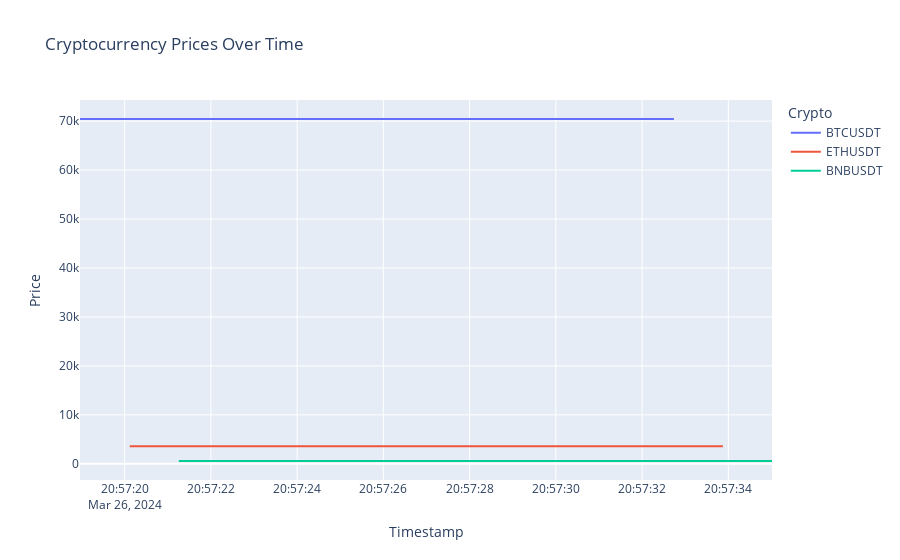

The notebook cell this image was saved under:
### Markdown cell above
โค้ดด้านบนเป็นโปรแกรม Python ที่ดึงข้อมูลราคาของสกุลเงิน cryptocurrency จาก Binance API และพิมพ์ผลลัพธ์ออกทางหน้าจอ โดยจะทำการดึงข้อมูลใหม่ทุกๆ 1 วินาที เป็นจำนวน 10 รอบ โดยมีขั้นตอนการทำงานดังนี้:

1. นำเข้าไลบรารีที่จำเป็น: requests เพื่อทำ HTTP requests เพื่อเรียกข้อมูลจาก API, pandas เพื่อจัดการข้อมูลในรูปแบบ DataFrame, และ time เพื่อใช้ในการหน่วงเวลา.

2. กำหนดรายการของสกุลเงิน cryptocurrency ที่ต้องการดึงข้อมูลราคา.

3. ใช้ลูป `for` เพื่อทำการดึงข้อมูลราคาของสกุลเงิน cryptocurrency ทุกตัวในรายการ.

4. สร้าง URL สำหรับเรียก API ของ Binance โดยใช้รหัสสัญลักษณ์ของสกุลเงิน cryptocurrency แต่ละตัวและทำ HTTP GET request เพื่อดึงข้อมูล.

5. แปลงข้อมูลที่ได้รับจาก API ให้เป็น JSON format และพิมพ์ผลลัพธ์ออกทางหน้าจอโดยแสดงราคาของสกุลเงิน cryptocurrency และเวลาปัจจุบัน.

6. หลังจากพิมพ์ผลลัพธ์ทุกตัวในรอบนั้นๆ เสร็จสิ้น รอเวลา 1 วินาทีโดยใช้ `time.sleep(1)` ก่อนที่จะดึงข้อมูลใหม่ในรอบถัดไป.

โปรดทราบว่าในการดึงข้อมูลทุกๆ 1 วินาที และรอบการดึงข้อมูลทั้งหมด 10 รอบ จะทำให้โปรแกรมทำงานโดยรวดเร็วและแสดงผลข้อมูลล่าสุดของสกุลเงิน cryptocurrency ในแต่ละรอบการดึงข้อมูลได้อย่างครบถ้วนและทันท่วงที

### Code cell
import requests
import pandas as pd
import time
import plotly.express as px

# Initialize a DataFrame to store the data
data_columns = ['Timestamp', 'Crypto', 'Price']
data_list = []

# List of cryptocurrencies
cryptos = ['BTCUSDT', 'ETHUSDT', 'BNBUSDT']  # Add more if needed

# Fetch data for a certain duration or number of iterations
for _ in range(5):  # For example, run for 5 iterations
    temp_data_list = []
    for crypto in cryptos:
        api_url = f"https://api.binance.com/api/v3/ticker/price?symbol={crypto}"
        response = requests.get(api_url)
        data = response.json()

        # Append the data to the temporary list
        current_time = pd.Timestamp.now()
        temp_data_list.append([current_time, crypto, float(data['price'])])

        time.sleep(1)  # Wait for 1 second before next fetch
    
    # Append the temporary list to the main list
    data_list.extend(temp_data_list)

# Convert the list of data to a DataFrame
data_df = pd.DataFrame(data_list, columns=data_columns)

# Plotting
fig = px.line(data_df, x='Timestamp', y='Price', color='Crypto', title='Cryptocurrency Prices Over Time')
fig.show()

### Figure 1 — Plotly figure (JSON) as saved in the notebook; plotly's stock layout.template omitted (floating-point values rounded to 4 significant figures)
{"data": [{"hovertemplate": "Crypto=BTCUSDT<br>Timestamp=%{x}<br>Price=%{y}<extra></extra>", "legendgroup": "BTCUSDT", "line": {"color": "#636efa", "dash": "solid"}, "marker": {"symbol": "circle"}, "mode": "lines", "name": "BTCUSDT", "orientation": "v", "showlegend": true, "type": "scatter", "x": ["2024-03-26T20:57:18.964850", "2024-03-26T20:57:22.395530", "2024-03-26T20:57:25.840002", "2024-03-26T20:57:29.292329", "2024-03-26T20:57:32.737529"], "xaxis": "x", "y": [70420.0, 70420.0, 70380.0, 70420, 70428], "yaxis": "y"}, {"hovertemplate": "Crypto=ETHUSDT<br>Timestamp=%{x}<br>Price=%{y}<extra></extra>", "legendgroup": "ETHUSDT", "line": {"color": "#EF553B", "dash": "solid"}, "marker": {"symbol": "circle"}, "mode": "lines", "name": "ETHUSDT", "orientation": "v", "showlegend": true, "type": "scatter", "x": ["2024-03-26T20:57:20.119466", "2024-03-26T20:57:23.540115", "2024-03-26T20:57:26.991559", "2024-03-26T20:57:30.456057", "2024-03-26T20:57:33.874129"], "xaxis": "x", "y": [3608.0, 3607.0, 3607.0, 3608.0, 3608.0], "yaxis": "y"}, {"hovertemplate": "Crypto=BNBUSDT<br>Timestamp=%{x}<br>Price=%{y}<extra></extra>", "legendgroup": "BNBUSDT", "line": {"color": "#00cc96", "dash": "solid"}, "marker": {"symbol": "circle"}, "mode": "lines", "name": "BNBUSDT", "orientation": "v", "showlegend": true, "type": "scatter", "x": ["2024-03-26T20:57:21.257367", "2024-03-26T20:57:24.696736", "2024-03-26T20:57:28.143810", "2024-03-26T20:57:31.592076", "2024-03-26T20:57:35.013051"], "xaxis": "x", "y": [585.6, 585.5, 585.6, 585.5, 585.7], "yaxis": "y"}], "layout": {"legend": {"title": {"text": "Crypto"}, "tracegroupgap": 0}, "title": {"text": "Cryptocurrency Prices Over Time"}, "xaxis": {"anchor": "y", "domain": [0, 1], "title": {"text": "Timestamp"}}, "yaxis": {"anchor": "x", "domain": [0, 1], "title": {"text": "Price"}}}}
